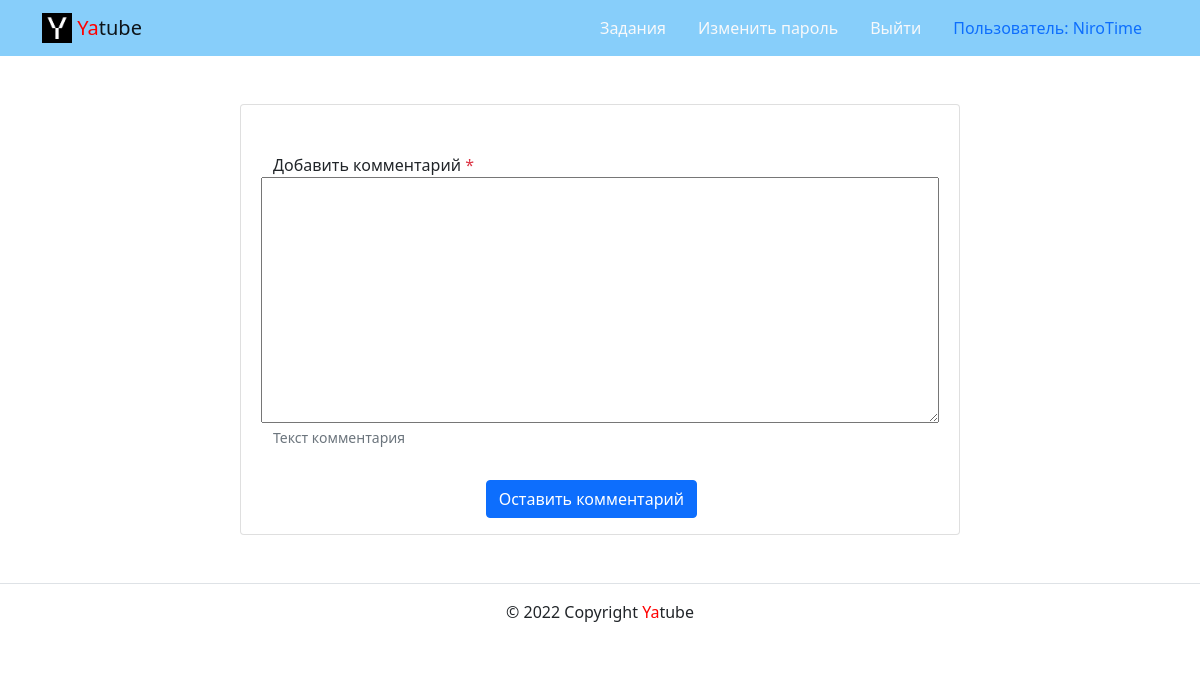
The app's page /tasks/ostatok_ot_deleniya_na_10/talks (signed in), older data.
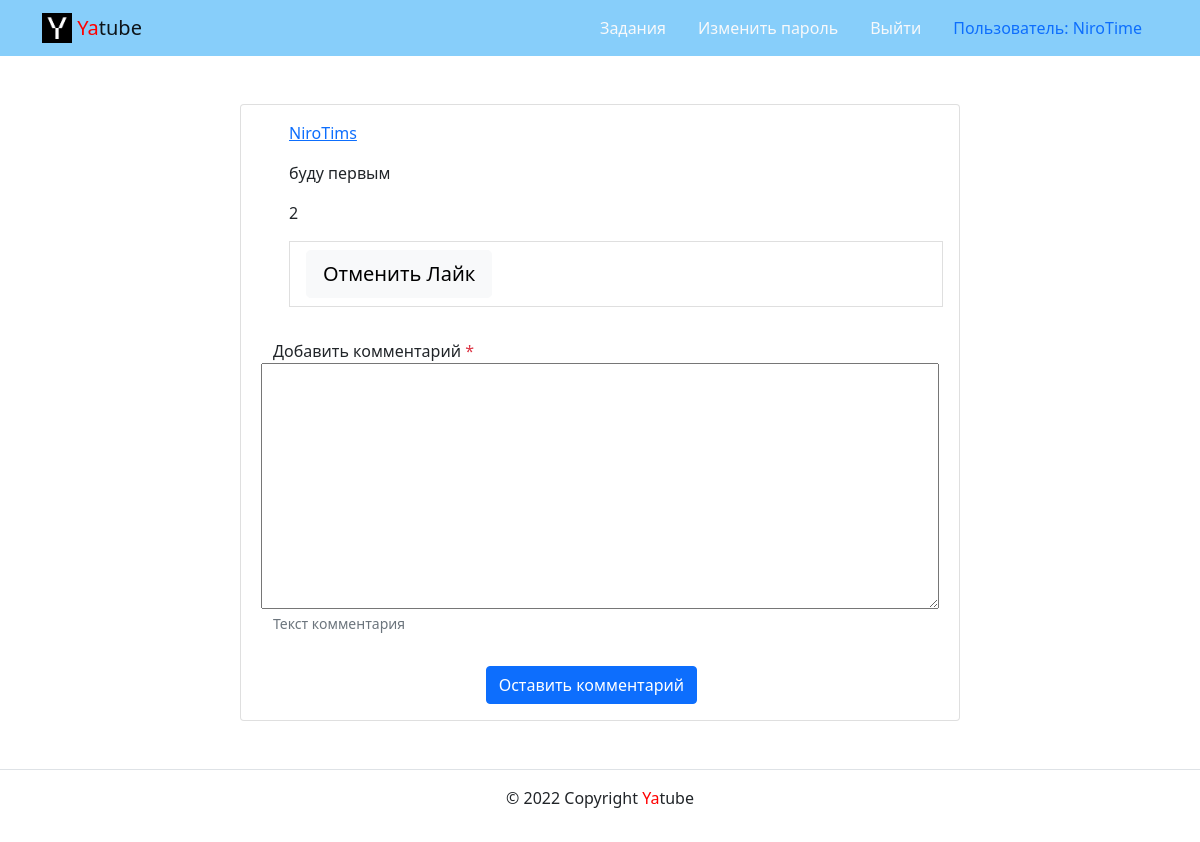
The same page, newer data.
### tasks/models.py (models this page shows, shortened)
class Comment(models.Model):
    task = models.ForeignKey(Task, on_delete=models.CASCADE,
                             related_name="comments")
    author = models.ForeignKey(User, on_delete=models.CASCADE,
                               related_name="comments")
    text = models.TextField()
    created = models.DateTimeField("Время создания", auto_now_add=True)

### tasks/views.py (the view)
# urls.py: path('tasks/<slug:slug>/talks', task_talks, name='task_talks'),
@login_required
def task_talks(request, slug):
    template = 'tasks/task_talks.html'
    task = get_object_or_404(Task, slug=slug)
    comments = task.comments.all().annotate(
        count_likes=Count('like_comment')
    ).annotate(is_request_user=Exists(
        Like.objects.filter(user=request.user, comment=OuterRef('pk')))
    )
    form = CommentForm(request.POST or None)
    if form.is_valid():
        comment = form.save(commit=False)
        comment.author = request.user
        comment.task = task
        comment.save()
        return redirect('tasks:task_talks', slug)
    context = {
        'task': task,
        'comments': comments,
        'form': form,
    }
    return render(request, template, context=context)

### tasks/forms.py
class CommentForm(ModelForm):
    class Meta:
        model = Comment
        fields = ['text']
        labels = {'text': 'Добавить комментарий'}
        help_texts = {'text': 'Текст комментария'}

### templates/tasks/task_talks.html (shortened to what this page needs)
{% extends "base.html" %}
{% block content %}
  <div class="row justify-content-center">
    <div class="col-md-8 p-5">
      <div class="card">
        <div class="card-body">
          {% for comment in comments %}
            <ul>
              <p><a href="{% url 'tasks:profile' comment.author %}">{{ comment.author }}</a></p>
              <p>{{ comment.text }}</p>
              <p>{{ comment.count_likes }}</p>
              <li class="list-group-item">
                {% if not comment.is_request_user %}
                  <a
                    class="btn btn-lg btn-primary"
                    href="{% url 'tasks:post_like' task.slug comment.pk %}" role="button">
                    Лайк
                  </a>
                {% else %}
                  <a
                    class="btn btn-lg btn-light"
                    href="{% url 'tasks:post_unlike' task.slug comment.pk %}" role="button">
                    Отменить Лайк
                  </a>
                {% endif %}
              </li>
            </ul>
          {% endfor %}
          <form method="post">
            {% include 'includes/form_base.html' %}
            <div class="col-md-6 offset-md-4">
              <button type="submit" class="btn btn-primary">
                Оставить комментарий
              </button>
            </div>
          </form>
        </div>
      </div>
    </div>
</div>
{% endblock %}

Row changes from the older to the newer data that the page shows:
added Comment: author "NiroTims", text "буду первым", count_likes "2", shows "Отменить Лайк"
